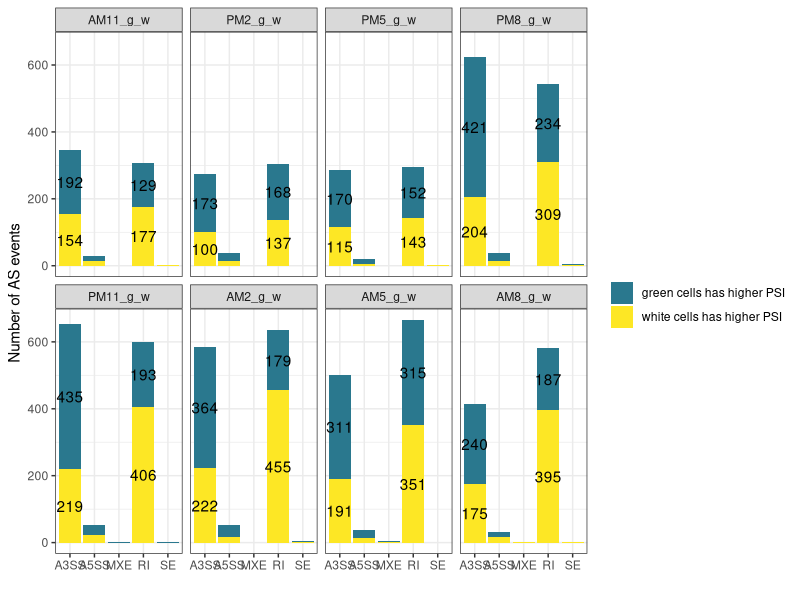
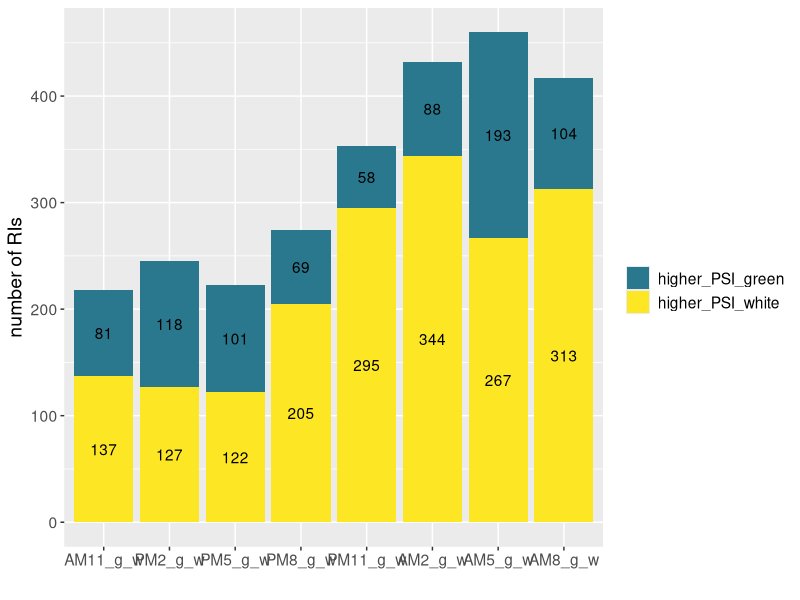

The R source for these figures, in order:
# Load library
library(tidyverse)
library(glue)

## 001. Figure 3A:  Alternative splicing events barplot
# Import rMATs summary data 
rMATs_summary <- read.csv("rmats_summary.csv")
# Plot
Fig3A <- ggplot(transform(rMATs_summary,
                 group = factor(group, levels = c("AM11_g_w", "PM2_g_w", "PM5_g_w", "PM8_g_w", "PM11_g_w", "AM2_g_w", "AM5_g_w", "AM8_g_w"))), # Arrange the plot based on the timepoint order 
       aes(x = EventType, y = Value, fill = Compare, label = Value)) +
  geom_col() +
  geom_text(aes(label = ifelse(EventType %in% c("A3SS", "RI"), as.character(Value), "")), 
            position = position_stack(vjust = 0.5)) +
  facet_wrap(~ group, nrow = 2) +
  labs(
    x = "",
    y = "Number of AS events",
    fill = ""
  )+
  scale_fill_manual(values = c("#2A788EFF", "#FDE725FF"),
                    labels = c("green cells has higher PSI",
                               "white cells has higher PSI"
                    )) +
  theme_bw()

## 002. Figure 3C: DSIs barplot 
# Import DSI counts data 
sigDSI_counts <- read_csv("sigDSI_counts.csv")

# order the timepoint in plot
comparison_order <- c("AM11_g_w", "PM2_g_w", "PM5_g_w", "PM8_g_w", "PM11_g_w", "AM2_g_w", "AM5_g_w", "AM8_g_w") 
# Convert 'comparison' to a factor with the specified order
sigDSI_counts <- sigDSI_counts %>%
  mutate(comparison = factor(comparison, levels = comparison_order))

# Plot
Fig3C <- ggplot(sigDSI_counts, aes(x = comparison, y = count, fill = Difference)) +
  geom_col() +
  labs(x = "", y = "number of RIs", fill = "") +
  scale_fill_manual(values = c("#2A788EFF", "#FDE725FF", "#7AD151FF")) +
  geom_text(aes(label = as.character(count)), 
            position = position_stack(vjust = 0.5)) +
  theme(text = element_text(size = 14))
